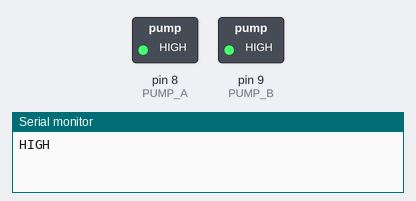
This sketch was run on a simulated Arduino Uno, built with avr-gcc and run on an emulated ATmega328P. On the bench: switched loads named in the sketch (green lamp = pin HIGH), the last lines printed to the serial monitor.

Above: at 0.5 s.
At 5.0 s:
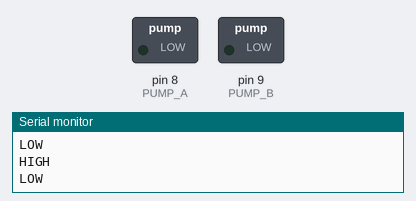
Timing chart, 0 to 6.9 s (numbered marks = the images above):
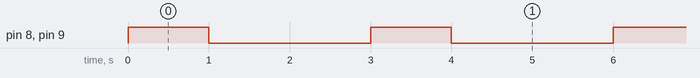

The sketch:

testing_dosing_pump.ino
```cpp
#define PUMP_A 8
#define PUMP_B 9

void setup() {
  Serial.begin (9600);
  pinMode (PUMP_A, OUTPUT);
  pinMode (PUMP_B, OUTPUT);
}

void loop() {
  digitalWrite (PUMP_A, HIGH);
  digitalWrite (PUMP_B, HIGH);
  Serial.println ("HIGH");
  delay (1000);

  digitalWrite (PUMP_A, LOW);
  digitalWrite (PUMP_B, LOW);
  Serial.println ("LOW");
  delay (2000);


}
```

Measured:
- by itself, pin 8 (PUMP_A), pin 9 (PUMP_B): alternates HIGH for 1.0 s and LOW for 2.0 s
